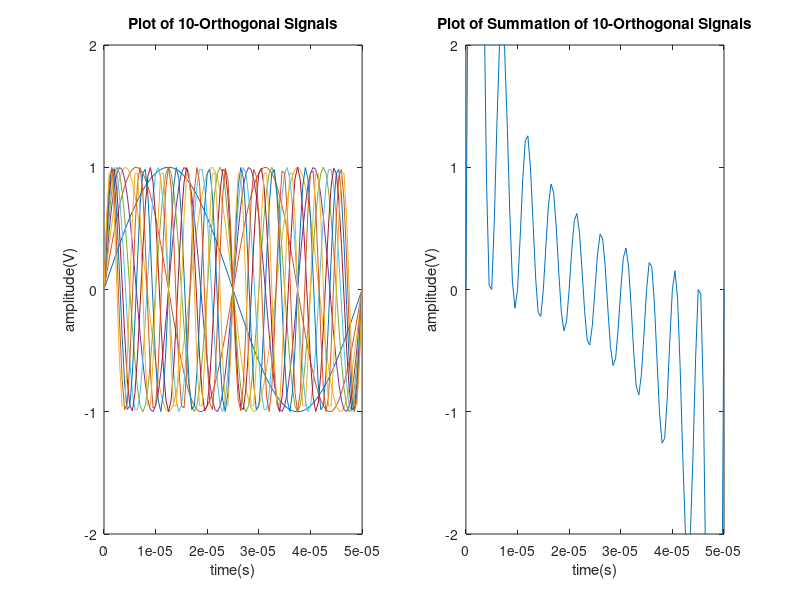

This chart was generated by the following MATLAB code: (Note: this script raises an error after producing the figure.)
clear ; % erasing all previous data in our workspace
clc;       % clearing our command window

%GENERATING AND VERIFYING 10-ORTHOGONAL SIGNALS

T=0.00005;   % Defining time period of first signal
N=10;      % Total number of orthogonal signal we want to generate
f=1/T;     % frequency [Hz]
t=(0:1/(f*100):T); 
phi=0; %phase of the signal
s=0;  % variable to hold sum of all the signals
 
for i=1:N           %for loop to generate N number of orthogonal signals each with different frequency to other
    y=sin(2*pi*i*f*t+phi);  % generated sin wave with frequency i*f
    s=s+y;           %sum of all the signals
   switch i          % switch statement to put different signals to different variables
       case 1
           y1=y;
       case 2
           y2=y;    
       case 3
           y3=y;
       case 4
           y4=y;
       case 5
           y5=y;
       case 6
           y6=y;
       case 7
           y7=y;
       case 8
           y8=y;
       case 9
           y9=y;
       case 10
           y10=y;  
           
    subplot(1,2,1);   % plot to plot all N-signals in a single graph
    plot(t,y1);
    axis([0 T -2 2]); 
    hold on;
    title("Plot of 10-Orthogonal Signals")
    xlabel('time(s)');  
    ylabel('amplitude(V)'); 
    plot(t,y2);   plot(t,y3);   plot(t,y4);  plot(t,y5);  plot(t,y6);  plot(t,y7);
    plot(t,y8);  plot(t,y9); plot(t,y10);
    hold off;  
   end
 
end
    
subplot(1,2,2) % plot to summation of all N-signals in a single graph
plot(t,s);
axis([0 T -2 2])
title("Plot of Summation of 10-Orthogonal Signals");
xlabel('time(s)');
ylabel('amplitude(V)');

%Stacking all signal matrices as a column of a Single matrix
A=[transpose(y1) transpose(y2) transpose(y3) transpose(y4) transpose(y5) transpose(y6) transpose(y7) transpose(y8) transpose(y9) transpose(y10)];

%Calling Orthogonality check function to check pairwise orthogonality of
%all signals i.e. stacked in A matrix

Product=Orthogonality_Check_Function(A); 

%Product matrix contain all results of orthogonality condition i.e
%if two signals are orthogonal their product value equals O otherwise
%non-zero.


%GENERATING AND VERIFYING TWO NON-ORTHOGONAL SIGNALS
N1=2;
k=0;

for i=1:N1           %for loop to generate N number of orthogonal signals each with different frequency to other
    l=4*i*sin(2*pi*f*t+phi);  % generated sin wave with frequency f
    k=k+l;           %sum of both the signals
   switch i          % switch statement to put different signals to different variables
       case 1
           s1=l;
       case 2
           s2=l;    
       
           figure(2);
    subplot(1,2,1);   % plot to plot both-signals in a single graph
    plot(t,s1);
    axis([0 T -10 10]); 
    hold on;
    title("Plot of 2-Non-Orthogonal Signals")
    xlabel('time(s)');  
    ylabel('amplitude(V)'); 
    plot(t,s2);  
    hold off;  
   end
 
end
subplot(1,2,2) % plot to summation of both signals in a single graph
plot(t,k);
axis([0 T -15 15])
title("Plot of Summation of both Non-Orthogonal Signals");
xlabel('time(s)');
ylabel('amplitude(V)');

Product1=round(sum(s1.*s2),5); %for orthogonality inner product of two vectors is zero
 if Product1==0
            fprintf("Provided two signal i.e. s%i and s%i,are orthogonal to each other \n",1,2)
        else
            fprintf("Provided two signal i.e. s%i and s%i,are not orthogonal to each other \n",1,2)
 end

 
 


